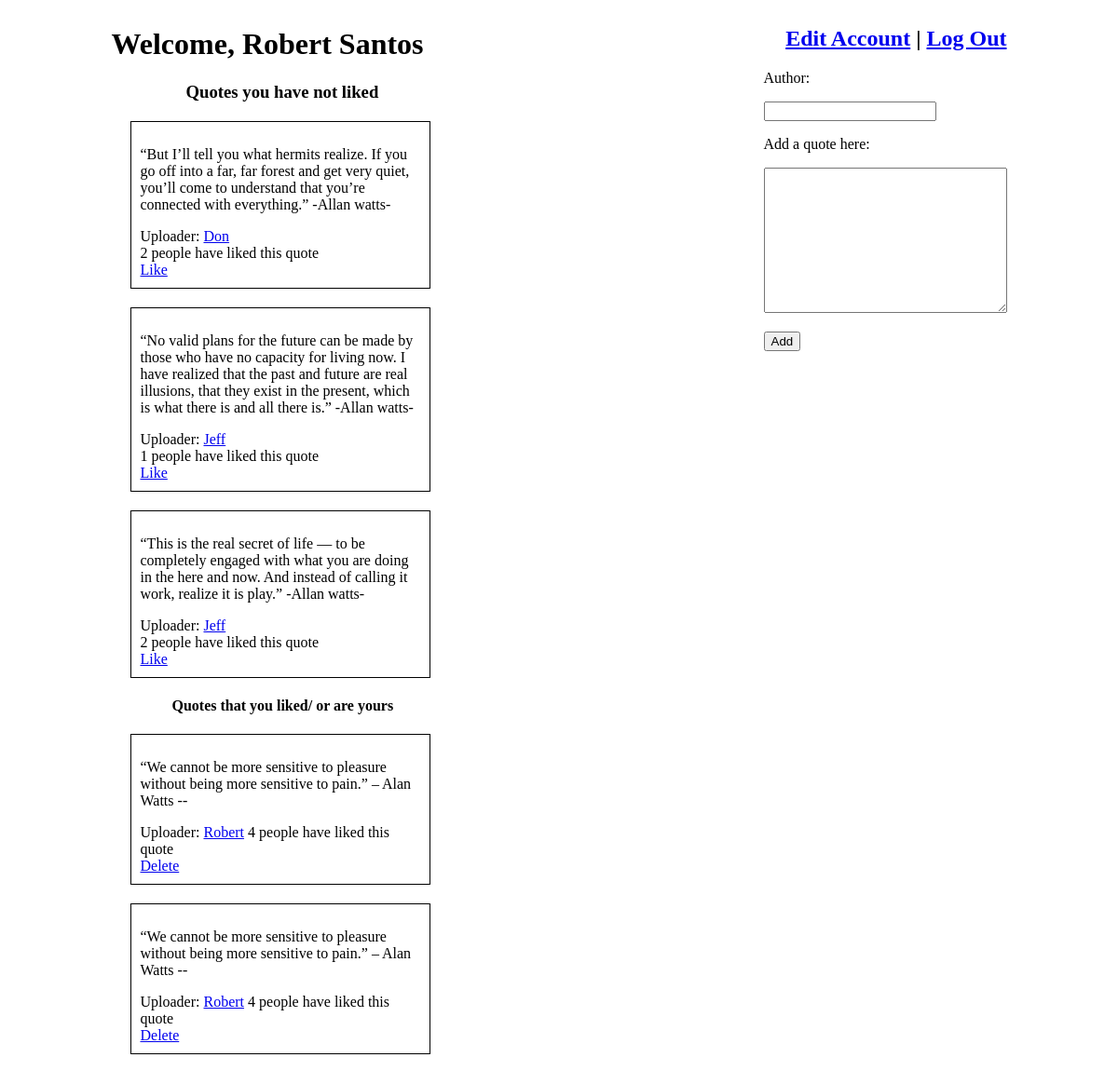
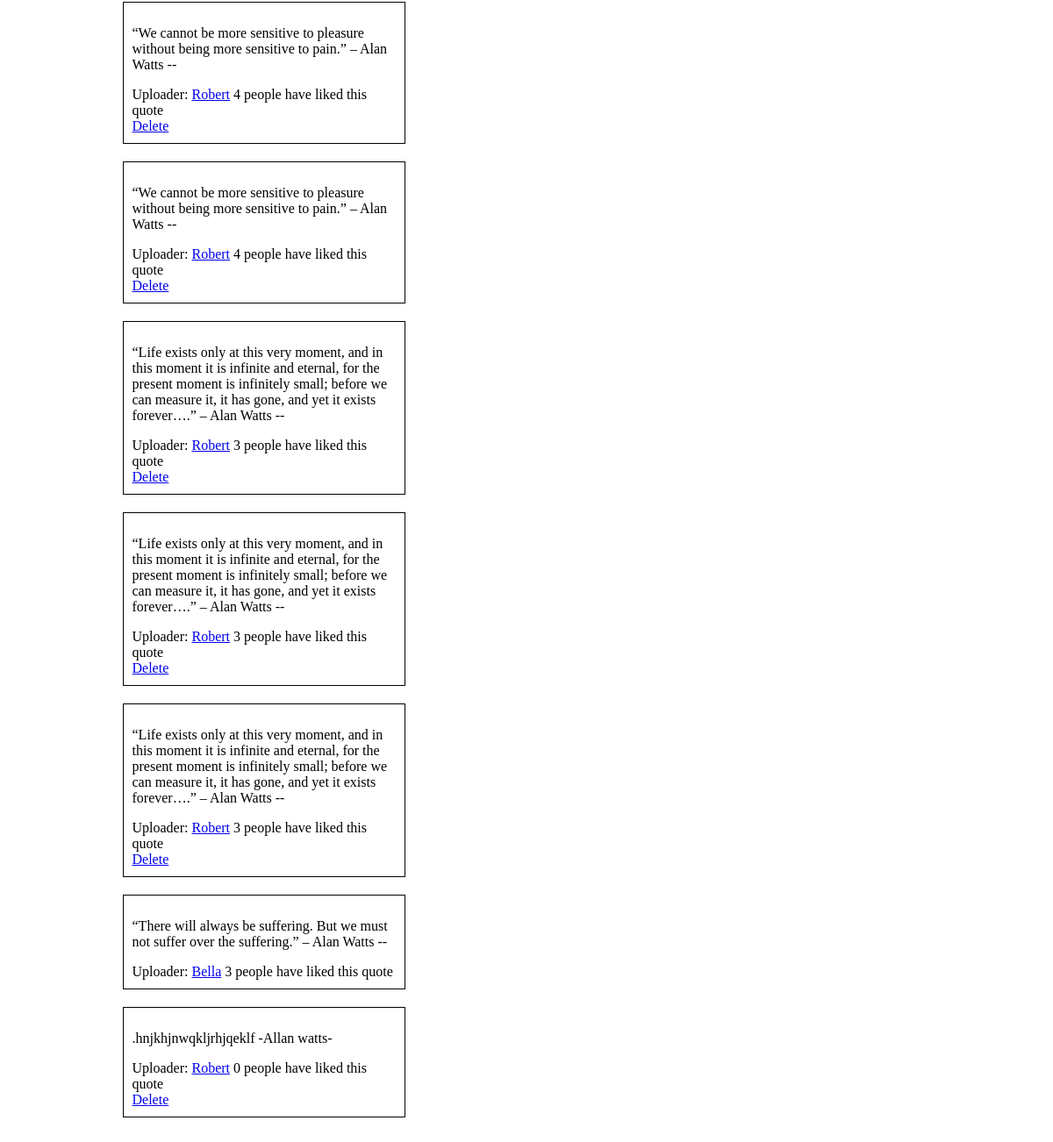
The app's page /userPage (signed in) with its own data (2 pictures, top to bottom).
### examApp/models.py (models this page shows)
class User(models.Model):
	userName = models.CharField(max_length=45)
	firstName = models.CharField(max_length=45)
	lastName = models.CharField(max_length=45)
	email = models.CharField(max_length=45)
	password = models.CharField(max_length=45)
	created_at = models.DateTimeField(auto_now_add=True)
	updated_at = models.DateTimeField(auto_now=True)
	objects = UserManager()

class Quotes(models.Model):
	quote = models.TextField()
	author = models.CharField(max_length=45, null=True)
	uploader = models.ForeignKey(User, related_name="quoteUploaded", on_delete = models.CASCADE)
	likes = models.ManyToManyField(User, related_name="quotesLiked")
	created_at = models.DateTimeField(auto_now_add=True)
	updated_at = models.DateTimeField(auto_now=True)
	objects = QuoteManager()

### examApp/views.py (the view)
# urls.py: path('userPage', views.userPage),
def userPage(request):
    if "userId" not in request.session:
        return redirect('/')
    else:
        context = {
            'user': User.objects.get(id=request.session['userId']),
            'allQuotes': Quotes.objects.all(),
            'likedQuotes': Quotes.objects.filter(Q(likes=User.objects.get(id=request.session['userId']))|Q(uploader=User.objects.get(id=request.session['userId']))),
            'unlikedQuotes': Quotes.objects.exclude(Q(likes=User.objects.get(id=request.session['userId']))|Q(uploader=User.objects.get(id=request.session['userId']))),
        }
    return render(request, "loginPage.html", context)

### examApp/templates/loginPage.html (shortened to what this page needs)
<!DOCTYPE html>
<html lang="en">
<head>
    {% load static %}
    <link rel="stylesheet" href="{% static 'css/style1.css' %}">
</head>
<body>
    <div id="wrapper">
        <h1>Welcome, {{user.firstName.capitalize}} {{user.lastName.capitalize}}</h1>
        <h3>Quotes you have not liked</h3>
        {% for quote in unlikedQuotes %}
        <div class="quote">
            <p>{{quote.quote}} -{{quote.author.capitalize}}-</p>
            <p1>Uploader: <a href="/userQuote/{{quote.uploader.id}}">{{quote.uploader.firstName.capitalize}}</a></p1>
            <br>
            <p1>{{quote.likes.all.count}} people have liked this quote</p1>
            <br>
            <p3><a href="/like/{{quote.id}}">Like</a>{% if user == quote.uploader %}<a href="/delete/{{quote.id}}"> | Delete</a>{% endif %}</p3>
        </div>
        {% endfor %}
        <h4>Quotes that you liked/ or are yours</h4>
        {% for quote in likedQuotes %}
        <div class="quote">
            <p>{{quote.quote}} -{{quote.author.capitalize}}-</p>
            <p1>Uploader: <a href="/userQuote/{{quote.uploader.id}}">{{quote.uploader.firstName.capitalize}}</a></p1>
            <p1>{{quote.likes.all.count}} people have liked this quote</p1>
            <br>
            <p3>{% if user == quote.uploader %}<a href="/delete/{{quote.id}}">Delete</a>{% endif %}</p3></p3>
        </div>
        {% endfor %}
    </div>
    <div id="wrapper1">
        <h2><a href="/editUser">Edit Account</a> | <a href="http://localHost:8000/destroySession">Log Out</a></h2>
        <form action="/addQuote" method="POST">
        <p>Author:</p>
        <input type="text" name="author">
        <p>Add a quote here:</p>
        <textarea name="quote" id="" cols="30" rows="10"></textarea>
        <p><input type="submit" value="Add"></p>
        </form>
    </div>
</body>
</html>

### examApp/static/css/style1.css (style rules this page uses)
body { display: flex; justify-content: center; }
#wrapper { width: 700px; }
h2 { text-align: end; }
h3 { margin-left: 80px; }
h4 { margin-left: 65px; }
.quote { width: 300px; border: 1px black solid; margin: 20px; padding: 10px; }

### records on screen
User: firstName "Robert", lastName "Santos"
Quotes: quote "“But I’ll tell you what hermits realize. If you go off into a far, far forest and get very quiet, you’ll come to understand that you’re connected with everything.”", author "Allan watts", uploader.firstName "Don", likes.all.count "2"
Quotes: quote "“No valid plans for the future can be made by those who have no capacity for living now. I have realized that the past and future are real illusions, that they exist in the present, which is what there is and all there is.”", author "Allan watts", uploader.firstName "Jeff", likes.all.count "1"
Quotes: quote "“This is the real secret of life — to be completely engaged with what you are doing in the here and now. And instead of calling it work, realize it is play.”", author "Allan watts", uploader.firstName "Jeff", likes.all.count "2"
Quotes: quote "“We cannot be more sensitive to pleasure without being more sensitive to pain.” – Alan Watts", uploader.firstName "Robert", likes.all.count "4"
Quotes: quote "“Life exists only at this very moment, and in this moment it is infinite and eternal, for the present moment is infinitely small; before we can measure it, it has gone, and yet it exists forever….” – Alan Watts", uploader.firstName "Robert", likes.all.count "3"
Quotes: quote "“There will always be suffering. But we must not suffer over the suffering.” – Alan Watts", uploader.firstName "Bella", likes.all.count "3"
Quotes: quote ".hnjkhjnwqkljrhjqeklf", author "Allan watts", uploader.firstName "Robert", likes.all.count "0"
